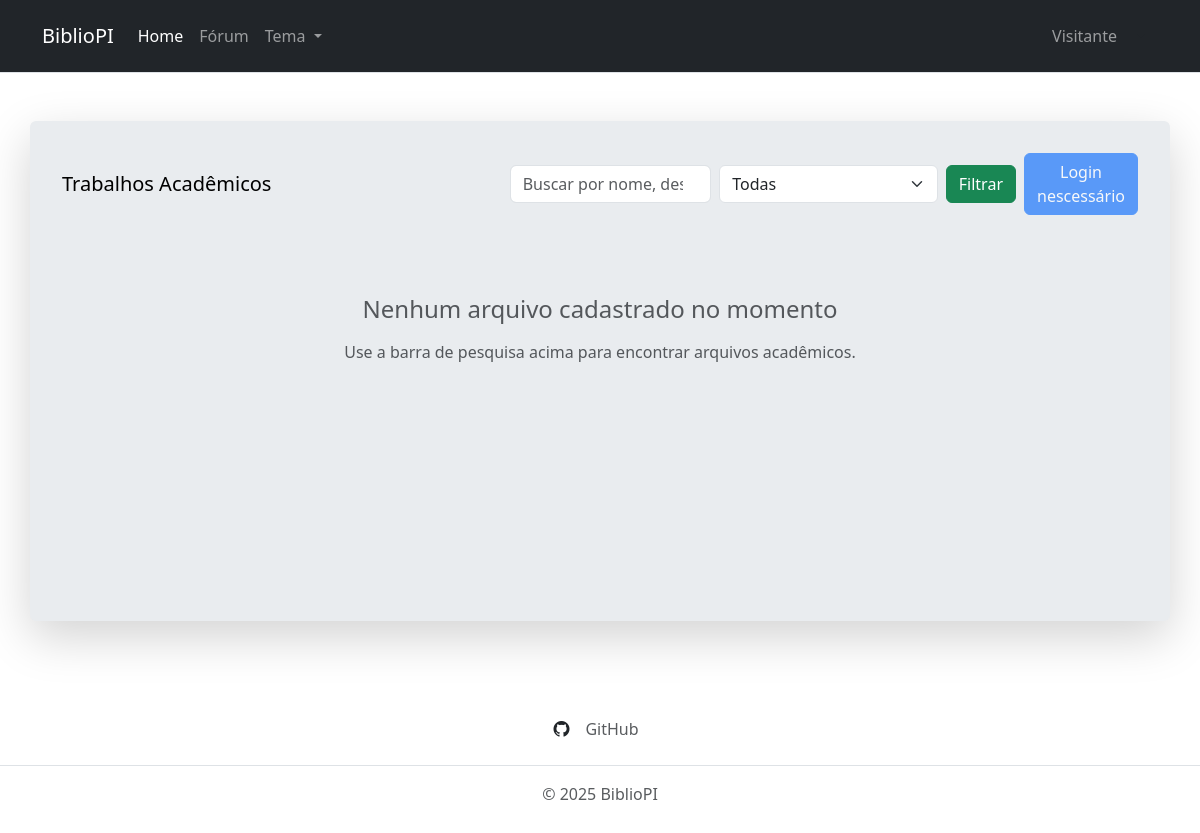
Before: / with the older database file.
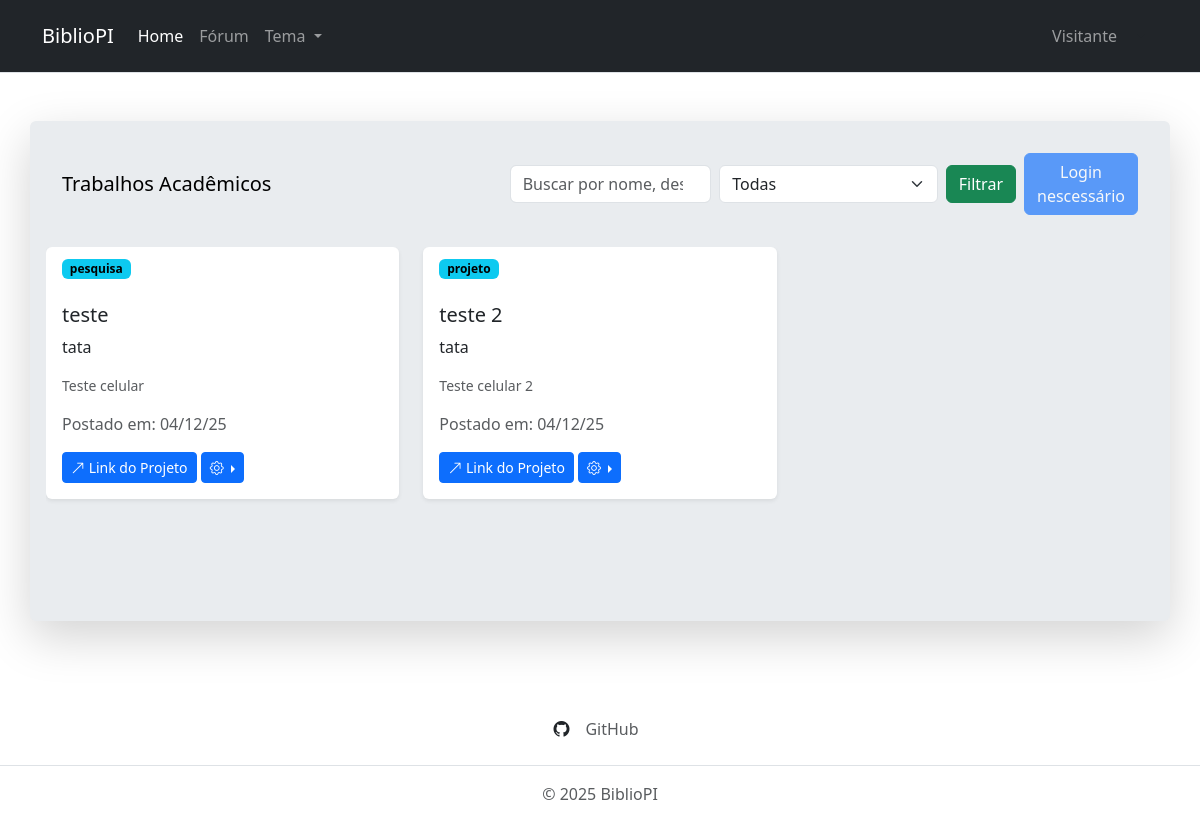
After: the same page with the newer database file.
### app/models.py (models this page shows, shortened)
class Arquivo(models.Model):
    CATEGORIAS = (
        ('trabalho', 'Trabalho'),
        ('projeto', 'Projeto'),
        ('pesquisa', 'Pesquisa'),
        ('outro', 'Outro')
    )
    nome = models.CharField(max_length=200, verbose_name="Nome do Arquivo")
    descricao = models.TextField(verbose_name="Descrição", blank=True, null=True)
    arquivo = models.CharField(max_length=200, verbose_name="Link do Arquivo")
    categoria = models.CharField(max_length=20, choices=CATEGORIAS, default='trabalho')
    data_upload = models.DateTimeField(auto_now_add=True)
    usuario = models.ForeignKey(User, on_delete=models.CASCADE, null=True, blank=True)
    class Meta:
        verbose_name = "Arquivo"
        verbose_name_plural = "Arquivos"

### app/views.py (the view)
# urls.py: path('', IndexView.as_view(), name='index'),
class IndexView(View):
    def get(self, request, *args, **kwargs):
        filtro = request.GET.get('valcate', '')
        categoria = request.GET.get('categoria', '')
        arquivos = Arquivo.objects.all()
        if filtro:
            arquivos = arquivos.filter(
                Q(nome__icontains=filtro) |
                Q(descricao__icontains=filtro) |
                Q(categoria__icontains=filtro)
            )
        if categoria:
            arquivos = arquivos.filter(categoria=categoria)
        context = {
            'arquivos': arquivos,
            'filtro': filtro,
            'categoria_selecionada': categoria,
            'categorias': Arquivo.CATEGORIAS,
        }
        return render(request, "index.html", context)

### app/templates/index.html (shortened to what this page needs)
{% extends "base.html" %}
{% block content %}
<div class="container my-5 shadow-lg p-3 bg-body-secondary rounded" style="min-height: 500px;">
    <nav class="navbar bg-body-primary p-3">
        <a class="navbar-brand h4 mb-0">Trabalhos Acadêmicos</a>
        <form class="d-flex align-items-center gap-2" method="GET" action="{% url 'index' %}">
            <input class="form-control" type="search" name="valcate" placeholder="Buscar por nome, descrição..."
                aria-label="Search" value="{{ request.GET.valcate }}">
            <select name="categoria" class="form-select">
                <option value="">Todas</option>
            </select>
            <button class="btn btn-success" type="submit">Filtrar</button>
            {% if user.is_authenticated %}
            <button type="button" class="btn btn-primary" data-bs-toggle="modal" data-bs-target="#modalNovoArquivo">
                <i class="bi bi-file-earmark-plus-fill"></i>
            </button>
            {% else %}
            <button type="button" class="btn btn-primary" disabled>Login nescessário</button>
            {% endif %}
        </form>
    </nav>
    <div class="overflow-y-auto mt-3" style="max-height: 500px; overflow-x: hidden;">
        <div class="row">
            {% if arquivos %}
            {% for arquivo in arquivos %}
            <div class="col-lg-4 col-md-6 mb-5">
                <div class="card h-100 shadow-sm border-0">
                    <div class="card-header bg-transparent border-0">
                        <span class="badge text-bg-info">
                            {{ arquivo.categoria }}
                        </span>
                    </div>
                    <div class="card-body d-flex flex-column">
                        <h5 class="card-title">{{ arquivo.nome }}</h5>
                        <p>{{ arquivo.usuario.username }}</p>
                        <p class="card-text flex-grow-1 text-muted small">
                            {% if arquivo.descricao %}
                            {{ arquivo.descricao|truncatewords:20 }}
                            {% else %}
                            Arquivo acadêmico - {{ arquivo.categoria }}
                            {% endif %}
                        </p>
                        <div class="mt-auto">
                            <p class="text-muted">
                                <a>Postado em: {{ arquivo.data_upload|date:"d/m/y" }}</a>
                            </p>
                            <div class="mt-2">
                                {% if arquivo.arquivo %}
                                <a href="{{ arquivo.arquivo }}" class="btn btn-primary btn-sm">
                                    <i class="bi bi-arrow-up-right"></i> Link do Projeto
                                </a>
                                <div class="btn-group dropend">
                                    <a type="button" class="btn btn-primary btn-sm dropdown-toggle"
                                        data-bs-toggle="dropdown" aria-expanded="false">
                                        <i class="bi bi-gear"></i>
                                    </a>
                                </div>
                            </div>
                        </div>
                    </div>
                </div>
            </div>
            {% endif %}
            {% endfor %}
            {% else %}
            <div class="col-12 text-center py-5">
                <div class="text-muted">
                    <h4>
                        {% if request.GET.valcate %}
                        Nenhum arquivo encontrado para sua busca
                        {% else %}
                        Nenhum arquivo cadastrado no momento
                        {% endif %}
                    </h4>
                    {% if not request.GET.valcate %}
                    <p class="mt-3">Use a barra de pesquisa acima para encontrar arquivos acadêmicos.</p>
                    {% endif %}
                </div>
            </div>
            {% endif %}
        </div>
    </div>
</div>
{% endblock %}

Changed rows visible on the page:
added Arquivo: categoria "pesquisa", nome "teste", usuario.username "tata", descricao "Teste celular", data_upload "04/12/25"
added Arquivo: categoria "projeto", nome "teste 2", usuario.username "tata", descricao "Teste celular 2", data_upload "04/12/25"
Other visible differences:
text no longer shown: "Nenhum arquivo cadastrado no momento Use a barra de pesquisa acima para encontrar arquivos acadêmicos."
